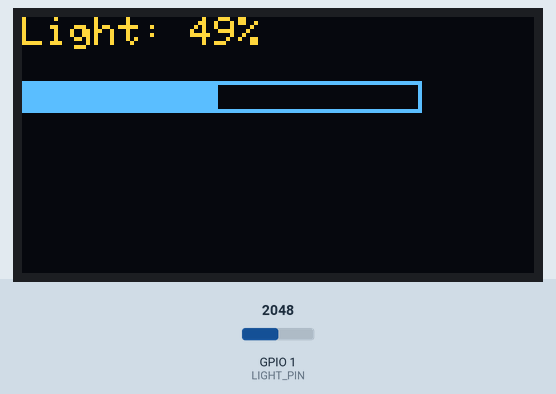
The program below on a simulated ESP32-S3. On the bench: 128×64 one-colour display. The inputs (shaded band) are chosen by the test bench; at power-on: GPIO 1 (LIGHT_PIN) = 2048. The OLED is the two-colour kind (top 16 rows yellow); what the program prints to the serial monitor is not drawn.

Above: at 2.2 s.
2.3 s: GPIO 1 (LIGHT_PIN) set to 2866
At 3.6 s:
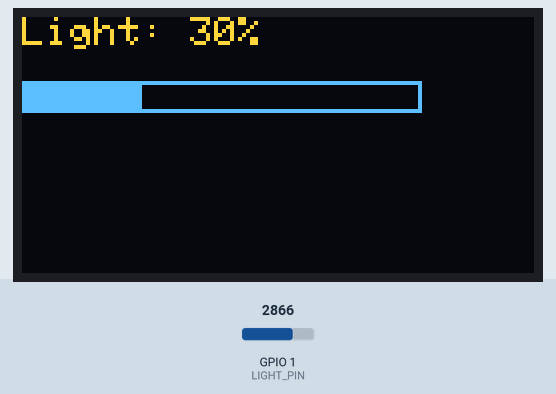
3.9 s: GPIO 1 (LIGHT_PIN) set to 3603
At 4.3 s:
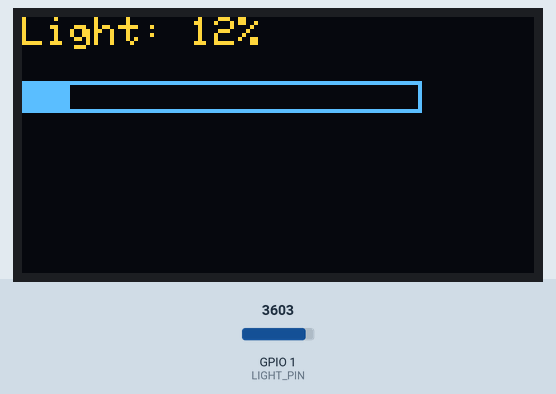
5.5 s: GPIO 1 (LIGHT_PIN) set to 4095
At 6.0 s:
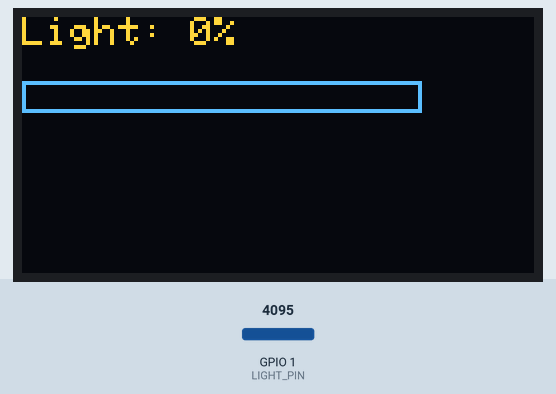
7.1 s: GPIO 1 (LIGHT_PIN) set to 0
At 7.8 s:
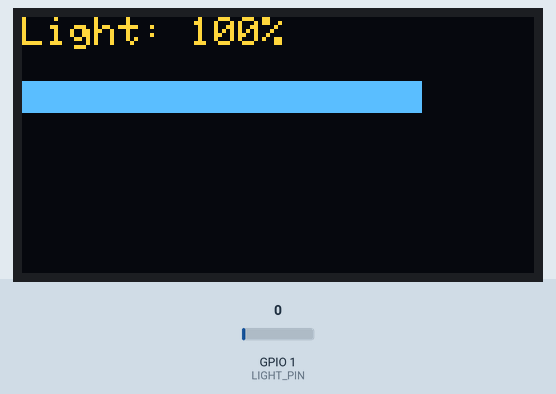
Timing chart, 0 to 9.6 s (numbered marks = the images above; inputs shaded):
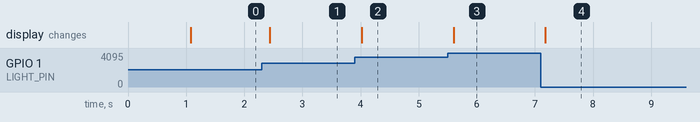

Measured:
- after the input at 2.3 s, the display: changes after 0.14 s (image 1)
- after the input at 3.9 s, the display: changes after 0.12 s (image 2)
- after the input at 5.5 s, the display: changes after 0.10 s (image 3)
- after the input at 7.1 s, the display: changes after 0.08 s (image 4)

The program:

main.cpp
```cpp
#include <Arduino.h>
#include <Wire.h>
#include <Adafruit_GFX.h>
#include <Adafruit_SSD1306.h>

const int LIGHT_PIN = A0;          // 光敏电阻接 GPIO1 (A0)
const int OLED_ADDR = 0x3C;        // 地址
const int SCREEN_W  = 128;
const int SCREEN_H  = 64;

// OLED 对象
Adafruit_SSD1306 oled(SCREEN_W, SCREEN_H, &Wire, -1);

// 把 ADC 读到的 0~4095 映射到 0~255 亮度
int mapBrightness(int adc) {
  return constrain(map(adc, 0, 4095, 0, 255), 0, 255);
}

// 把 ADC 映射到 0~100% 用于显示
int mapPercent(int adc) {
  return constrain(map(adc, 0, 4095, 0, 100), 0, 100);
}

void setup() {
  Serial.begin(9600);
  pinMode(LIGHT_PIN, INPUT);   // 模拟脚其实可以不设，但写上更清晰

  // 初始化 I²C（ESP32-S3 默认引脚 8/9，可以省去，但是为了严谨加上）
  Wire.begin(8, 9);

  if (!oled.begin(SSD1306_SWITCHCAPVCC, OLED_ADDR)) {
    Serial.println(F("OLED 初始化失败，请检查连线"));
    for (;;)
      ;
  }

  oled.clearDisplay();
  oled.setTextColor(WHITE);
  oled.setTextSize(1);
  oled.println(F("Light->OLED"));
  oled.display();
  delay(1000);
}

void loop() {
  int lightRaw = 4095 - analogRead(LIGHT_PIN);          // 0~4095，反转一下
  int brightness = mapBrightness(lightRaw);      // 0~255
  int percent    = mapPercent(lightRaw);         // 0~100

  // 1) 调 OLED 硬件亮度
  oled.ssd1306_command(SSD1306_SETCONTRAST);     // 0x81
  oled.ssd1306_command(brightness);

  // 2) 在屏幕上画一条简单进度条 + 百分比
  oled.clearDisplay();
  oled.setCursor(0, 0);
  oled.print(F("Light: "));
  oled.print(percent);
  oled.println(F("%"));

  // 画 100 像素长的进度条
  int barWidth = map(percent, 0, 100, 0, 100);
  oled.fillRect(0, 16, barWidth, 8, WHITE);      // 亮部
  oled.drawRect(0, 16, 100, 8, WHITE);           // 边框

  oled.display();

  Serial.printf("ADC:%4d  Bright:%3d  Percent:%3d%%\n",
                lightRaw, brightness, percent);

  delay(200);   // 200 ms 刷新一次，足够流畅
}
```
